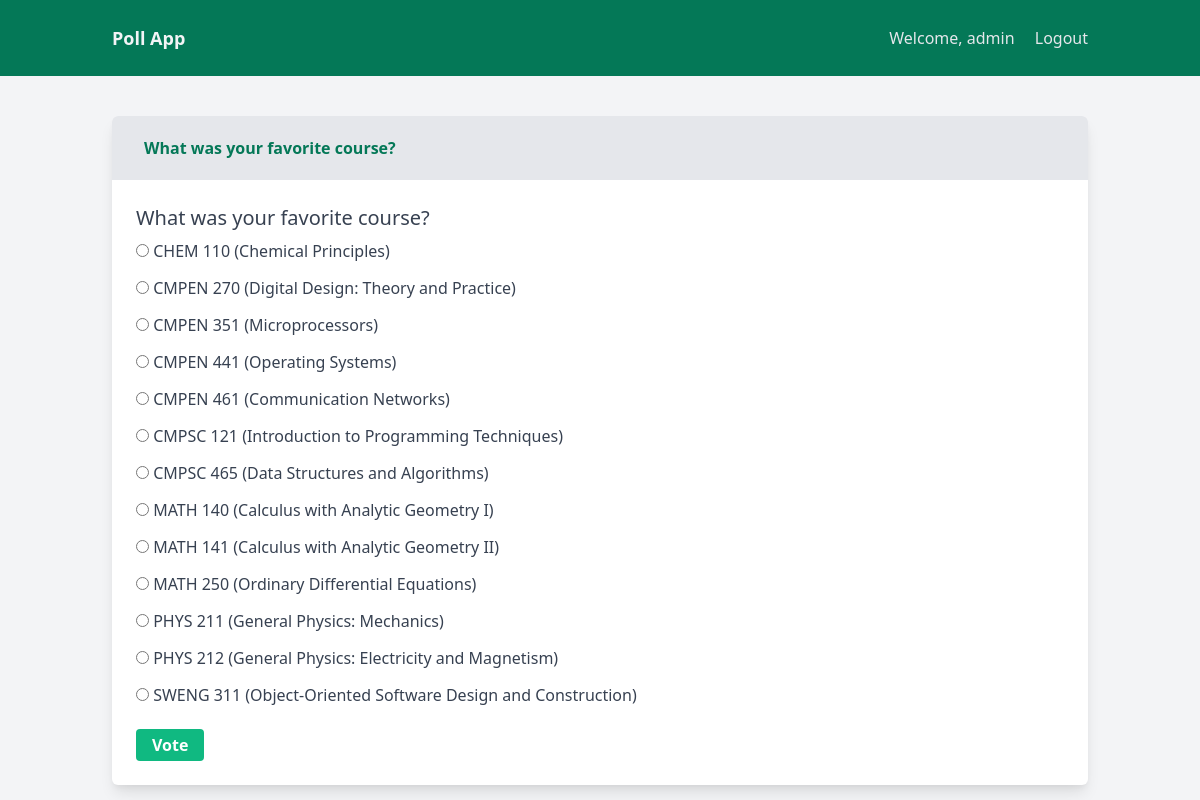
The page /polls/3/ (signed in) on the database its author committed.
### polls/models.py (models this page shows, shortened)
class Question(models.Model):
    question_text = models.CharField(max_length=200)
    pub_date = models.DateTimeField('date published')
    def __str__(self):
        return self.question_text

class Choice(models.Model):
    question = models.ForeignKey(Question, on_delete=models.CASCADE)
    choice_text = models.CharField(max_length=200)
    votes = models.IntegerField(default=0)
    class Meta:
        ordering = ['choice_text']

### polls/views.py (the view)
# urls.py: path('<int:pk>/', views.DetailView.as_view(), name='detail'),
@method_decorator(login_required, name='dispatch')
class DetailView(generic.DetailView):
    model = Question
    template_name = 'polls/detail.html'
    def get_queryset(self):
        return Question.objects.filter(pub_date__lte=timezone.now())

### polls/templates/polls/detail.html (shortened to what this page needs)
{% extends "base.html" %}
{% block pagetitle %} {{ question.question_text }} {% endblock pagetitle %}
{% block content %}
    <form action="{% url 'polls:vote' question.id %}" method="post">
        <fieldset>
                <legend><h1 class="text-xl">{{ question.question_text }}</h1></legend>
                {% for choice in question.choice_set.all %}
                    <input class="my-3" type="radio" name="choice" id="choice{{ forloop.counter }}" value="{{ choice.id }}">
                    <label for="choice{{ forloop.counter }}">{{ choice.choice_text }}</label><br>
                {% endfor %}
        </fieldset>
        <input class="mt-4 bg-green-500 hover:bg-green-700 text-white font-bold py-2 px-4 rounded" type="submit" value="Vote">
    </form>
{% endblock content %}

### polls/templates/base.html (shortened to what this page needs)
<!DOCTYPE html>
<html lang="en">
    <head>
          <link href="https://unpkg.com/tailwindcss@^2/dist/tailwind.min.css" rel="stylesheet">
    </head>
    <body class="bg-gray-100 h-screen antialiased leading-none font-sans">
        <div id="app">
            <header class="bg-green-700 py-6">
                <div class="container mx-auto flex justify-between items-center px-6">
                    <div>
                        <a href="{% url 'polls:index' %}" class="text-lg font-semibold text-gray-100 no-underline">
                            Poll App
                        </a>
                    </div>
                    <nav class="space-x-4 text-gray-200 text-sm sm:text-base">
                        {% if user.is_authenticated  %}
                            <span class="no-underline hover:underline"> Welcome, {{ user.username }}</span>
                            <a class="no-underline hover:underline" href="{% url 'logout' %}">Logout</a>
                        {% else %}
                            <a class="no-underline hover:underline" href="{% url 'login'  %}">Login</a>
                            <a class="no-underline hover:underline" href="{% url 'register' %}">Register</a>
                        {% endif %}
                    </nav>
                </div>
            </header>
        <main class="sm:container sm:mx-auto sm:mt-10">
            <div class="w-full sm:px-6">
                <section class="flex flex-col break-words bg-white sm:border-1 sm:rounded-md sm:shadow-sm sm:shadow-lg">
                    <header class="font-semibold bg-gray-200 text-green-700 py-5 px-6 sm:py-6 sm:px-8 sm:rounded-t-md">
                        {% block pagetitle %} Poll App {% endblock pagetitle %}
                    </header>
                    <div class="w-full p-6">
                        <div class="text-gray-700">
                            {% block content %}
                            {% endblock content %}
                        </div>
                    </div>
                </section>
            </div>
        </main>
        </div>
    </body>
</html>

### rows shown on the page
Question: question_text "What was your favorite course?"
Choice: choice_text "CHEM 110 (Chemical Principles)"
Choice: choice_text "CMPEN 270 (Digital Design: Theory and Practice)"
Choice: choice_text "CMPEN 351 (Microprocessors)"
Choice: choice_text "CMPEN 441 (Operating Systems)"
Choice: choice_text "CMPEN 461 (Communication Networks)"
Choice: choice_text "CMPSC 121 (Introduction to Programming Techniques)"
Choice: choice_text "CMPSC 465 (Data Structures and Algorithms)"
Choice: choice_text "MATH 140 (Calculus with Analytic Geometry I)"
Choice: choice_text "MATH 141 (Calculus with Analytic Geometry II)"
Choice: choice_text "MATH 250 (Ordinary Differential Equations)"
Choice: choice_text "PHYS 211 (General Physics: Mechanics)"
Choice: choice_text "PHYS 212 (General Physics: Electricity and Magnetism)"
Choice: choice_text "SWENG 311 (Object-Oriented Software Design and Construction)"

### other values the page prints
{{ user.username }} "admin"
